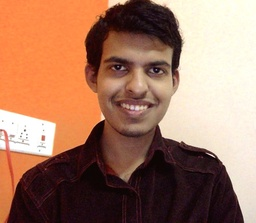
#> input picture data/sample.jpg, 256 x 223 px, shrunk from 825 x 720 before the run
$ python sketchify.py   (Python 2 division)   (older library calls are emulated)
#> lines starting #> are read from the running program, lines starting #| are printed output that depends on the picture
from PIL import Image
from copy import copy, deepcopy
import random


def chunks(l, n):
    """Yield successive n-sized chunks from l."""
    for i in xrange(0, len(l), n):
        yield l[i:i+n]

def rgb_map_factory(w, h, rgb_tuple):
    return [
        [rgb_tuple for j in xrange(h)]
        for i in xrange(w)
    ]

def get_rgb_map_for_image(image_path):
#> called with image_path = 'data/sample.jpg'
    im = Image.open(image_path)
#> im is the input picture: PIL image 256x223 RGB; mean R, G, B 163.4, 120.9, 98.8
    rgb_im = im.convert('RGB')
    w, h = rgb_im.size
#> w = 256; h = 223
    rgb_map = []
    for i in xrange(w):
        rgb_map.append([rgb_im.getpixel((i, j)) for j in xrange(h)])
#> after the loop, rgb_map = 256 items
    return rgb_map


def save_rgb_map_as_image(rgb_map, image_path):
    w = len(rgb_map)
    h = len(rgb_map[0])
    im = Image.new('RGB', (w, h))
    for i in xrange(w):
        for j in xrange(h):
            im.putpixel((i, j), rgb_map[i][j])
    im.save(image_path)


def get_color_grey_diff(one, two):
    grey_one = sum(one) / 3
    grey_two = sum(two) / 3
    return grey_one - grey_two


def get_darker_color(one, two):
    grey_diff = get_color_grey_diff(one, two)
    return one if grey_diff < 0 else two


# Given a color value (b/w 0 to 255) will translate to the nearest discrete
# color value
def translate_to_discrete_color_value(color_value, n=5):
    return int(round(color_value * (n - 1) / 255.)) * (255 / (n - 1))


def contrast_grayscale(g_val, power):
    # v = int((g_val ** 2 / 255) ** power)
    # return v,v,v
    l_powered = 0
    u_powered = 255 ** power + 0.
    g_val_powered = g_val ** power + 0.
    v = int((g_val_powered / u_powered) * 255)
    return (v, v, v)


def translate_to_discrete_color(rgb_tuple, n=5):
    r, g, b = rgb_tuple
    new_r = translate_to_discrete_color_value(r, n)
    new_g = translate_to_discrete_color_value(g, n)
    new_b = translate_to_discrete_color_value(b, n)
    return new_r, new_g, new_b


def translate_to_discrete_greycolor(rgb_tuple, n=5):
    grey_value = sum(rgb_tuple) / 3
    new_grey = translate_to_discrete_color_value(grey_value, n)
    return new_grey, new_grey, new_grey

def translate_to_black_n_white(rgb_tuple):
    v = sum(rgb_tuple) / 3
    return v, v, v

def process_rgb_map_by_rgb_lambda(rgb_map, rgb_func):
    w, h = len(rgb_map), len(rgb_map[0])
    return [
        [rgb_func(rgb_map[i][j]) for j in xrange(h)]
        for i in xrange(w)
    ]


def get_grid(rgb_map, grid_size, x_pt, y_pt):
    grid = []
    for i in range(grid_size):
        grid.append([rgb_map[i + x_pt][j + y_pt] for j in range(grid_size)])
    return grid


def set_grid(rgb_map, grid, x_pt, y_pt):
    grid_size = len(grid)
    for i in range(grid_size):
        for j in range(grid_size):
            rgb_map[i + x_pt][j + y_pt] = grid[i][j]


def process_rgb_map_by_grid(rgb_map, grid_size, process_func):
    """
    Input:
    - rgb map,
    - the grid size (int)
    - grid processing function.

    Will scan the whole RGB map by grids. Apply the process_func to the grid.
    Will set the output grid to new RGB map.
    Will return final RGB map.
    """
    w, h = len(rgb_map), len(rgb_map[0])
    new_w, new_h = [(d / grid_size) * grid_size for d in (w,h)]
    x_pts = [i * grid_size for i in xrange(new_w / grid_size)]
    y_pts = [i * grid_size for i in xrange(new_h / grid_size)]
    final_rgb_map = rgb_map_factory(new_w, new_h, (255, 255, 255))
    for x_pt in x_pts:
        for y_pt in y_pts:
            grid = get_grid(rgb_map, grid_size, x_pt, y_pt)
            processed_grid = process_func(grid)
            set_grid(final_rgb_map, processed_grid, x_pt, y_pt)
    return final_rgb_map


def process_rgb_map_by_vstrip(rgb_map, process_func):
    w, h = len(rgb_map), len(rgb_map[0])
    final_rgb_map = rgb_map_factory(w, h, (255, 255, 255))
    for idx, col in enumerate(rgb_map):
        processed_col = process_func(col)
        final_rgb_map[idx] = processed_col
    return final_rgb_map


def process_rgb_map_by_hstrip(rgb_map, process_func):
    w, h = len(rgb_map), len(rgb_map[0])
    final_rgb_map = rgb_map_factory(w, h, (255, 255, 255))
    for idx in xrange(h):
        row = [col[idx] for col in rgb_map]
        processed_row = process_func(row)
        for col_idx, col in enumerate(final_rgb_map):
            col[idx] = processed_row[col_idx]
    return final_rgb_map


def union_rgb_maps(one, two):
    w, h = len(rgb_map), len(rgb_map[0])
    final_rgb_map = rgb_map_factory(w, h, (255, 255, 255))
    for i in xrange(w):
        for j in xrange(h):
            final_rgb_map[i][j] = get_darker_color(one[i][j], two[i][j])
    return final_rgb_map


def mark_hot_points_on_discrete_array(arr, normalize_pixel):
    new_arr = arr[:]
    arr_len = len(arr)
    for i in xrange(arr_len-1):
        arr_i = normalize_pixel(arr[i])
        arr_i_next = normalize_pixel(arr[i+1])

        g_diff = get_color_grey_diff(arr_i, arr_i_next)
        if abs(g_diff) < 5:
            new_arr[i] = (255,255,255)
        elif arr_i > arr_i_next:
            new_arr[i] = translate_to_discrete_greycolor(arr_i, 2)
        else:
            new_arr[i+1] = translate_to_discrete_greycolor(arr_i_next, 2)
    return new_arr

# def mark_hot_points_on_discrete_array(arr, normalize_pixel):
#     new_arr = arr[:]

#     return new_arr


"""
Gridify
    Reduce border to single dimension.
    Mark hotpoints:
        Chunks of continous streches.
    Translate single dimension line to grid corners
    Connect hot points
"""


def smooth_3_by_3(grid):
    mid_pt = grid[1][1]
    grid_len = len(grid)
    for i in xrange(grid_len):
        for j in xrange(grid_len):
            if i!=1 and j!=1:
                if grid[i][j] < mid_pt:
                    return grid
    grid[1][1] = (255,255,255)
    return grid

if __name__ == "__main__":
    rgb_map = get_rgb_map_for_image("data/sample.jpg")
#> rgb_map = 256 items
    rgb_map_with_black_n_white = process_rgb_map_by_rgb_lambda(
        rgb_map,
        translate_to_black_n_white
    )
#> in process_rgb_map_by_rgb_lambda, `w, h = len(rgb_map), len(rgb_map[0])`: w = 256; h = 223
#> rgb_map_with_black_n_white = 256 items
    rgb_map_with_contrast = process_rgb_map_by_rgb_lambda(
        rgb_map_with_black_n_white,
        lambda p: contrast_grayscale(p[0], 1.2)
    )
#> rgb_map_with_contrast = 256 items
    rgb_map_with_vstrips = process_rgb_map_by_vstrip(
        rgb_map_with_contrast,
        lambda arr: mark_hot_points_on_discrete_array(
            arr,
            lambda p: p
        )
    )
#> in process_rgb_map_by_vstrip, `w, h = len(rgb_map), len(rgb_map[0])`: w = 256; h = 223
#> in process_rgb_map_by_vstrip, `final_rgb_map = rgb_map_factory(w, h, (255, 255, 255))`: final_rgb_map = 256 items
#> the loop in process_rgb_map_by_vstrip, `for idx, col in enumerate(rgb_map):` made 256 passes
    rgb_map_with_hstrips = process_rgb_map_by_hstrip(
        rgb_map_with_contrast,
        lambda arr: mark_hot_points_on_discrete_array(
            arr,
            lambda p: p
        )
    )
    rgb_map_of_union = union_rgb_maps(
        rgb_map_with_vstrips,
        rgb_map_with_hstrips
    )
    rgb_map_with_smoothing = process_rgb_map_by_grid(
        rgb_map_of_union,
        3,
        smooth_3_by_3
    )
#> the loop in process_rgb_map_by_grid, `for x_pt in x_pts:` made 85 passes
#> x_pt on passes 2 to 13: 3, 6, 9, 12, 15, 18, 21, 24, 27, 30, 33, 36
    save_rgb_map_as_image(
        #rgb_map_with_contrast,
        rgb_map_with_smoothing,
        # union_rgb_maps(
        #     rgb_map_with_vstrips,
        #     rgb_map_with_hstrips
        # ),
        "output/grid.jpg"
    )
#> in save_rgb_map_as_image, `im = Image.new('RGB', (w, h))`: im: PIL image 255x222 RGB; every value is 0
#> after the loop in save_rgb_map_as_image, `for i in xrange(w):`:
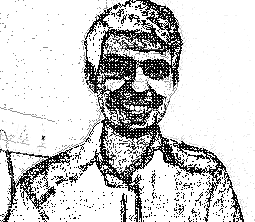
#> im: PIL image 255x222 RGB; min 0, max 255, mean 207.6
